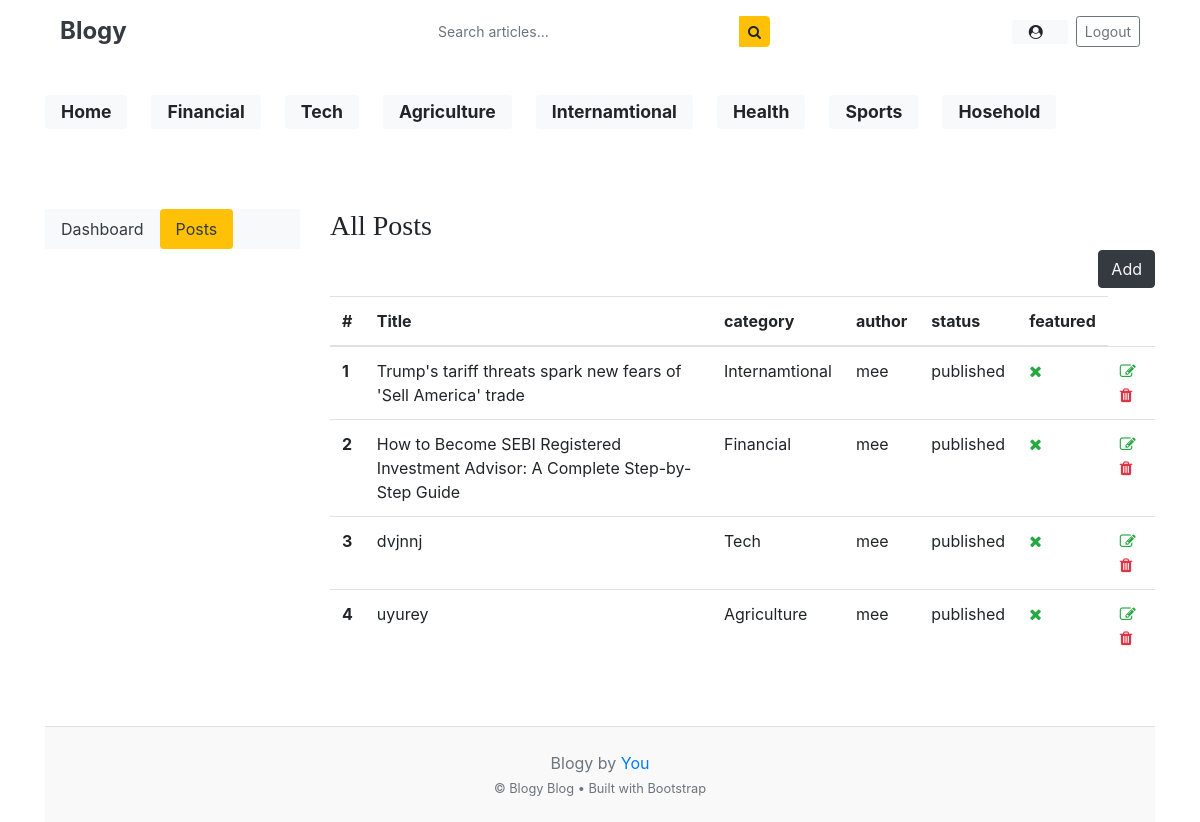
The page /category/posts/ (signed in) on the database as committed earlier.
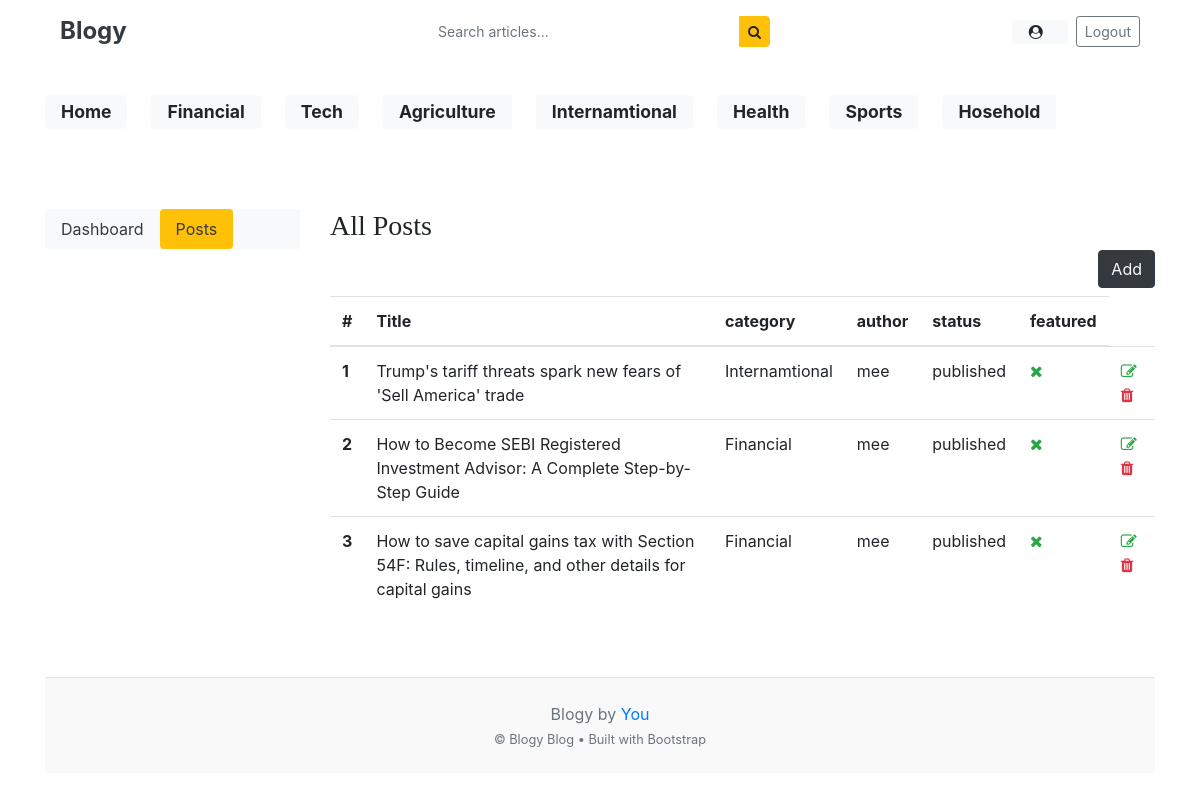
The same page on the database as committed later.
### blog/models.py (models this page shows, shortened)
class Category(models.Model):
    category_name = models.CharField(max_length=50 , unique=True)
    created_at = models.DateTimeField(auto_now_add=True)
    updated_at = models.DateTimeField(auto_now=True)
    class Meta:
        verbose_name_plural = "categories"
    def __str__(self):
        return self.category_name

class Blog(models.Model):
    Status_choices = [
        ('draft' , 'Draft'),
        ('published' , 'Publised'),
    ]
    title = models.CharField(max_length=100)
    slug = models.SlugField(max_length=150 , unique=True , blank=True)
    category = models.ForeignKey(Category , on_delete=models.CASCADE)
    author = models.ForeignKey(User , on_delete=models.CASCADE)
    featured_image = models.ImageField(upload_to='uploads/%y/%m/%d')
    short_description = models.TextField(max_length=200)
    blog_body = models.TextField(max_length=2000)
    status = models.CharField(choices=Status_choices , default=0)
    is_featured = models.BooleanField(default=False)
    view = models.PositiveBigIntegerField(default=0)
    created_at  = models.DateTimeField(auto_now_add=True)
    updated_at  = models.DateTimeField(auto_now=True)

### blog/views.py (the view)
# urls.py: path('posts/', views.posts , name="posts"),
def posts(request):
    posts = Blog.objects.filter(author=request.user)
    context = {
        'posts':posts
    }
    return render(request , "dashboard/posts.html" , context)

### blog/context_processors.py (called while the page is built)
def geet_categories(request):
    return {"categories": Category.objects.all()}

def get_social(request):
    social = SocialLink.objects.all()
    return dict(social = social)

### templates/dashboard/posts.html
{% extends "base.html" %}
{% block content %}
<div class="row">
{% include "dashboard/side_bar.html" %}
<div class="col-md-9">
    <h3>All Posts</h3>
    <a href="{% url 'add_blog' %}" class="btn btn-dark text-light float-right mb-2 ">Add</a>
     <table class="table table-hover">
  <thead>
    <tr>
      <th>#</th>
      <th>Title</th>
      <th>category</th>
      <th>author</th>
      <th>status</th>
      <th>featured</th>
    </tr>
  </thead>
  <tbody>
    {% for post in posts %}
    <tr>
      <th scope="row"> {{forloop.counter}} </th>
      <td> {{post.title}} </td>
      <td> {{post.category}} </td>
      <td>{{post.author}}</td>
      <td>{{post.status}}</td>
      <td> {% if post.is_featured %}<i class="fa fa-check text-success"></i>{% else %}<i class="fa fa-times text-success"></i>{% endif %} </td>
      <td>
        <a href="{% url 'edit_post' post.id %}" ><i class="fa fa-edit text-success"></i></a>
        <a href="{% url 'delete_post' post.id %}" ><i class="fa fa-trash text-danger"></i></a>
        </td>
    </tr>
    {% endfor %}
  </tbody>
</table>
</div>
</div>
{% endblock %}

### templates/base.html (shortened to what this page needs)
{% load static %}
<!DOCTYPE html>
<html lang="en">
{% load socialaccount %}
<head>
    <link href="https://getbootstrap.com/docs/4.0/dist/css/bootstrap.min.css" rel="stylesheet">
    <link href="{% static 'css/home.css' %}" rel="stylesheet">
    <link rel="stylesheet" href="https://cdnjs.cloudflare.com/ajax/libs/font-awesome/4.7.0/css/font-awesome.min.css">
</head>
<body>
<div class="container">
   <header class="py-3 mb-4 sticky-top bg-white shadow-sm">
  <div class="container">
    <div class="row align-items-center">
      <div class="col-4">
        <a class="h4 font-weight-bold mb-0 text-decoration-none text-dark" href="/">
          Blogy
        </a>
      </div>
      <div class="col-4 d-none d-md-block">
        <form action="{% url 'search' %}" method="GET">
          <div class="input-group input-group-sm shadow-sm rounded">
            <input
              class="form-control border-0 rounded-left"
              type="text"
              name="keyword"
              placeholder="Search articles..."
            />
            <div class="input-group-append">
              <button class="btn btn-warning rounded-right" type="submit">
                <i class="fa fa-search"></i>
              </button>
            </div>
          </div>
        </form>
      </div>
      <div class="col-4 d-flex justify-content-end align-items-center">
        {% if not user.is_authenticated %}
          <a class="btn btn-sm btn-warning d-flex align-items-center shadow-sm px-3 rounded-pill"
             href="{% provider_login_url 'google' %}">
            <i class="fa fa-google mr-2"></i>
            <span class="font-weight-bold">Continue with Google</span>
          </a>
        {% else %}
          <a class="btn btn-sm btn-light d-flex align-items-center rounded-pill px-3 shadow-sm mr-2"
             href="{% url 'dashboard' %}">
            <i class="fa fa-user-circle mr-2"></i>
          </a>
          <a class="btn btn-sm btn-outline-secondary rounded-pill"
             href="/accounts/logout/">
            Logout
          </a>
        {% endif %}
      </div>
    </div>
  </div>
</header>
    <div class="nav-scroller py-2 mb-4">
        <nav class="nav d-flex flex-wrap justify-content-start">
            <a class="badge badge-light shadow-sm px-3 py-2 mr-4 mb-5  font-weight-bold"  style="font-size: 1.1rem;" href="{% url 'home' %}">Home</a>
            {% for cat in categories %}
               <a class="badge badge-light shadow-sm px-3 py-2 mr-4 mb-5 font-weight-bold" style="font-size: 1.1rem;"
   href="{% url 'post_by_category' cat.id %}">
  {{ cat.category_name }}
</a>
            {% endfor %}
        </nav>
    </div>
    <main>
        {% block content %}
        {% endblock %}
    </main>
    <footer class="blog-footer mt-5 py-4 border-top text-center text-muted">
        <p class="mb-1">
             Blogy by <a href="#" class="text-decoration-none">You</a>
        </p>
        <p class="mb-0 small">
            &copy; Blogy Blog • Built with Bootstrap
        </p>
    </footer>
</div>
</body>
</html>

Rows that differ between the two databases and show on the page:
removed Blog: title "dvjnnj", category "Tech", author "mee", status "published", is_featured False (drawn)
removed Blog: title "uyurey", category "Agriculture", author "mee", status "published", is_featured False (drawn)
added Blog: title "How to save capital gains tax with Section 54F: Rules, timeline, and other details for capital gains", category "Financial", author "mee", status "published", is_featured False (drawn)
